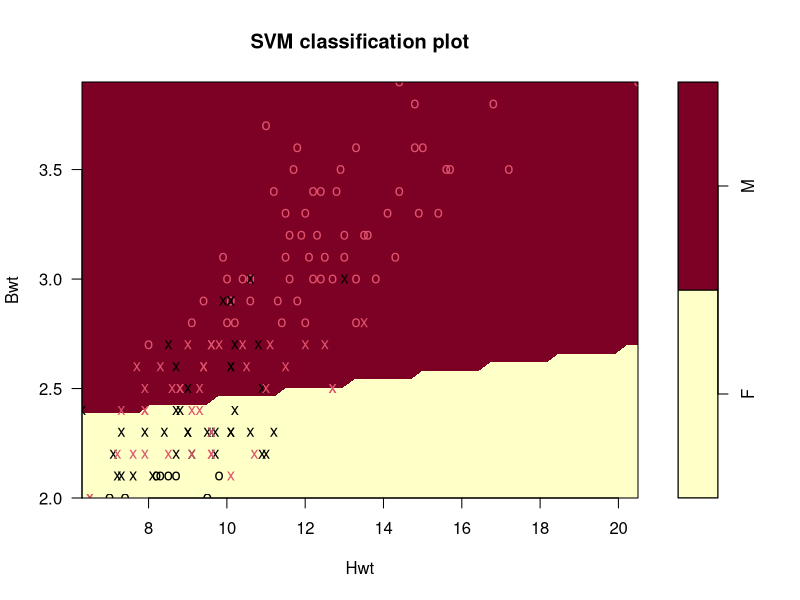
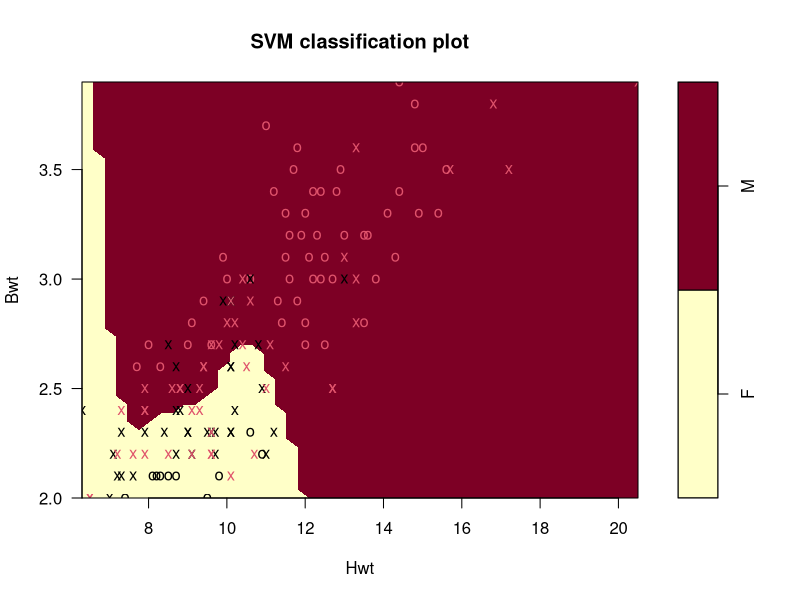
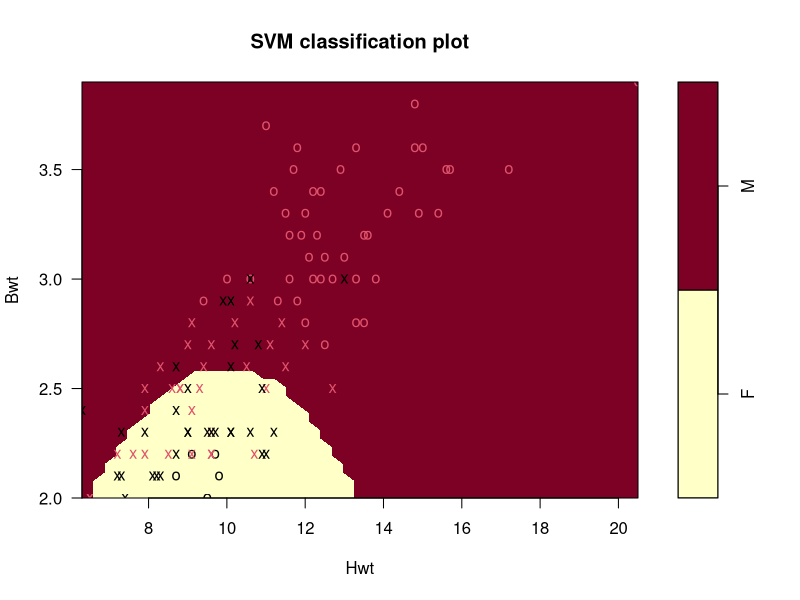
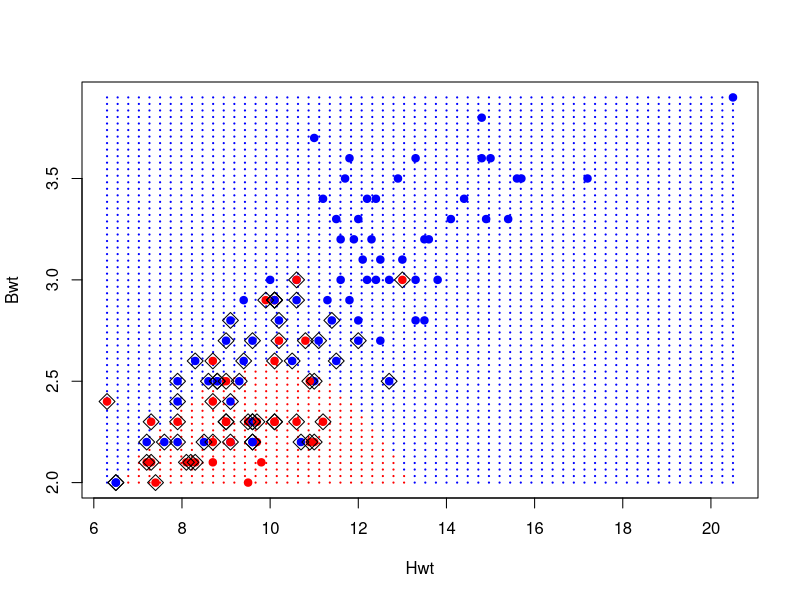
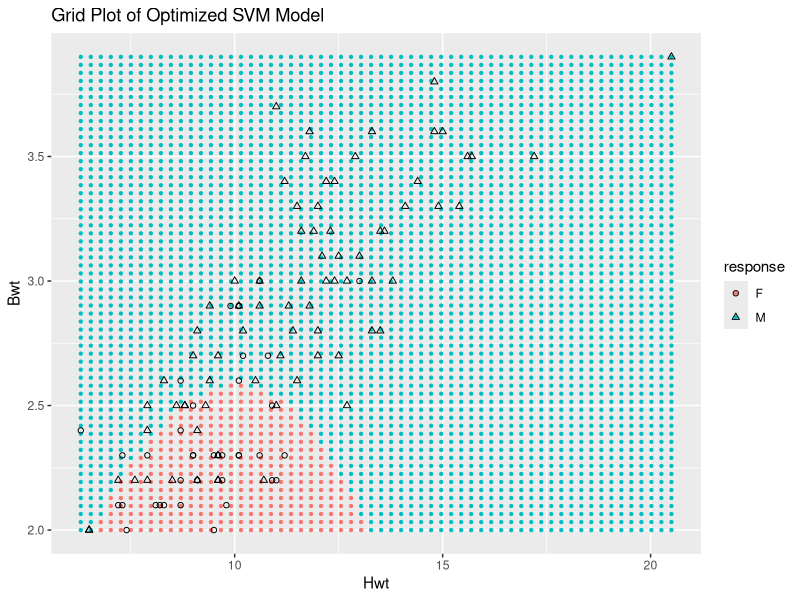

The R script that drew these images, in order:
## ---- chunk 1
library(dplyr, warn.conflicts = FALSE)
library(ggplot2)
library(e1071)  # Misc Functions of the Department of Statistics, Probability Theory Group
                #(Formerly: E1071), TU Wien
## ---- chunk 2
data(cats, package = "MASS")
inputData <- data.frame(cats[, c (2,3)],
                        response = as.factor(cats$Sex)) %>% tbl_df # corce response to factor
print(inputData)
## ---- chunk 3
svmfit <- svm(response ~ ., data = inputData,
              kernel = "linear", cost = 10, scale = FALSE) # linear SVM, scaling turned of

print(svmfit)

plot(svmfit, inputData)

compareTable <- table(inputData$response, predict(svmfit))

mean(inputData$response != predict(svmfit)) # misclassification factor
## ---- chunk 4
svmfit <- svm(response ~ ., data = inputData,
              kernel = "radial", cost = 10, scale = FALSE) # radial SVM, scaling turned off

print(svmfit)

plot(svmfit, inputData)

compareTable <- table(inputData$response, predict(svmfit))

mean(inputData$response != predict(svmfit)) # misclassification factor
## ---- chunk 5
set.seed(100) # for reproducible results

rowIndices <- 1:nrow(inputData)
sampleSize <- 0.8 * length(rowIndices) # take 80% of samples as training set

trainingRows <- sample(rowIndices, sampleSize)
trainingData <- inputData[trainingRows, ] # training data
testData <- inputData[-trainingRows, ]    # test data
## ---- chunk 6
set.seed(100) # for reproducible results

# add an row index
inputData <- mutate(inputData, Idx = seq_along(Bwt))

trainingData <- sample_frac(inputData, 0.8)   # training data
testData <- setdiff(inputData, trainingData)  # test data

# clean-up
inputData <- select(inputData, -Idx)
trainingData <- select(trainingData, -Idx)
testData <- select(testData, -Idx)
## ---- chunk 7
tuned <- tune.svm(response ~ ., data = trainingData,
                  gamma = 10^(-6:-1), cost = 10^(1:2)) # tune

summary(tuned)
## ---- chunk 8
svmfit <- svm(response ~ ., data = trainingData,
              kernel = "radial", gamma = 0.01, cost = 100,
              scale = FALSE) # radial SVM, scaling turned of

print(svmfit)

plot(svmfit, trainingData)

# apply testData
compareTable <- table(testData$response, predict(svmfit, testData))

mean(testData$response != predict(svmfit, testData)) # misclassification factor
## ---- chunk 9
n_points_in_grid = 60 # num grid points in a line

x_axis_range <- range(inputData[, 2]) # range of X axis
y_axis_range <- range(inputData[, 1]) # range of Y axis

X_grid_points <- seq(from=x_axis_range[1], to=x_axis_range[2],
                     length=n_points_in_grid) # grid points along x-axis
Y_grid_points <- seq(from=y_axis_range[1], to=y_axis_range[2],
                     length=n_points_in_grid) # grid points along y-axis

all_grid_points <- expand.grid (X_grid_points, Y_grid_points) # generate all grid points
names(all_grid_points) <- c("Hwt", "Bwt") # rename

all_points_predited <- predict(svmfit, all_grid_points) # predict for all points in grid
color_array <-
  c("red", "blue")[as.numeric(all_points_predited)] # colors for all points based on predictions

plot(all_grid_points, col=color_array, pch=20, cex=0.25) # plot all grid points

points(x=trainingData$Hwt, y=trainingData$Bwt,
       col=c("red", "blue")[as.numeric(trainingData$response)], pch=19) # plot data points

points(trainingData[svmfit$index, c (2, 1)], pch=5, cex=1.5) # plot support vectors
## ---- chunk 10
n_points_in_grid = 60 # num grid points in a line

y_axis_range <- range(inputData$Bwt) # range of Y axis
x_axis_range <- range(inputData$Hwt) # range of X axis

grid_points <- setNames(expand.grid(seq(x_axis_range[1], x_axis_range[2],
                                        length.out = n_points_in_grid),
                                    seq(y_axis_range[1], y_axis_range[2],
                                        length.out = n_points_in_grid)),
                        c("Hwt", "Bwt"))
grid_points <- mutate(grid_points, response = predict(svmfit, grid_points))

grid_plot <- ggplot() +
  geom_point(data = grid_points, aes(x = Hwt, y = Bwt, col = response),
             size = 0.8) +
  geom_point(data = trainingData, aes(x = Hwt, y = Bwt, shape = response)) +
  scale_shape_manual(values = c(1, 2)) +
  ggtitle("Grid Plot of Optimized SVM Model")

print(grid_plot)
